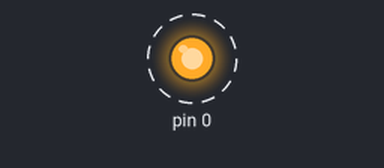
Simulated run of this sketch. Board: Arduino Uno, built with avr-gcc and run on an emulated ATmega328P. Shown: output pins drawn as LEDs (lit = HIGH). Dashed ring = blinking.

Above: at 0.2 s.
Timing chart, 0 to 3.0 s (numbered marks = the images above):
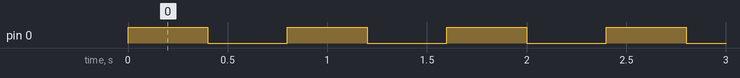

Measured:
- by itself, pin 0: alternates HIGH for 0.40 s and LOW for 0.40 s

The sketch:

demo.ino
```cpp
void setup() {
  pinMode(0, OUTPUT);
}

void loop() {
  digitalWrite(0, HIGH);
  delay(400);
  digitalWrite(0, LOW);
  delay(400);
}
```
